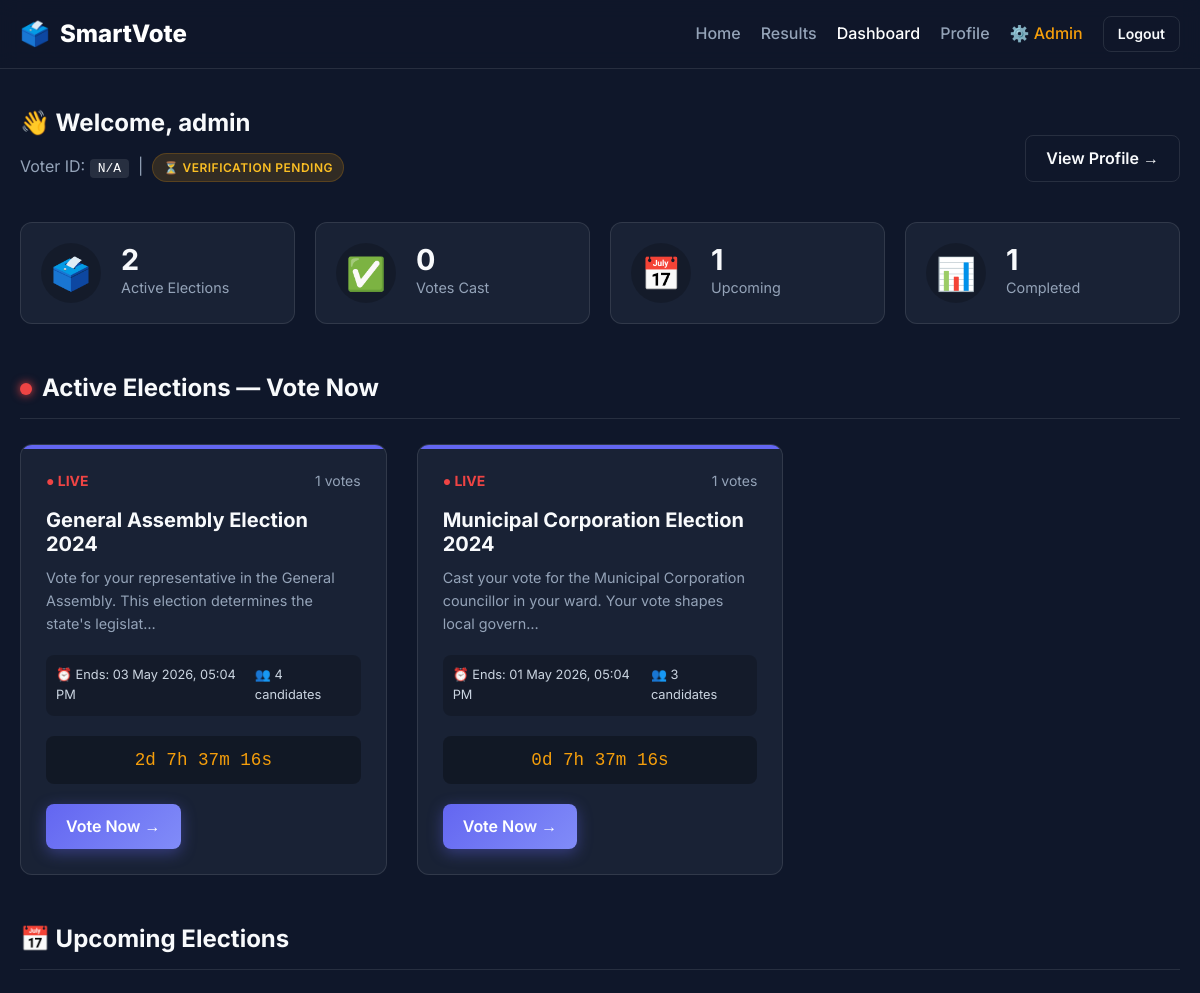
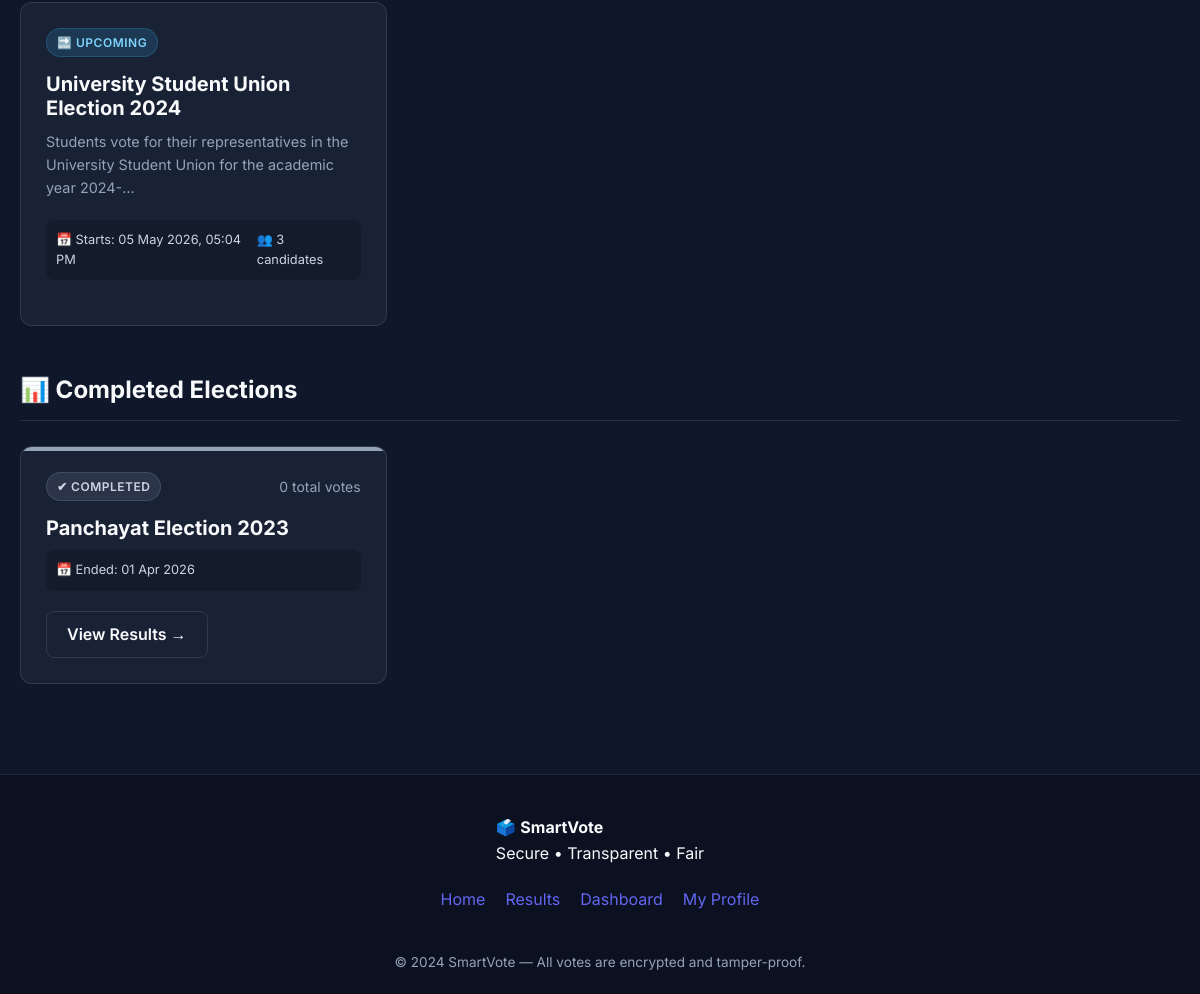
The page /dashboard/ (signed in) on the database its author committed (2 pictures, top to bottom).
### voting/models.py (models this page shows, shortened)
class Election(models.Model):
    title = models.CharField(max_length=200)
    description = models.TextField()
    start_date = models.DateTimeField()
    end_date = models.DateTimeField()
    is_active = models.BooleanField(default=True)
    show_results = models.BooleanField(default=False)
    created_by = models.ForeignKey(User, on_delete=models.SET_NULL, null=True, related_name='created_elections')
    created_at = models.DateTimeField(auto_now_add=True)
    banner = models.ImageField(upload_to='elections/', blank=True, null=True)
    @property
    def total_votes(self):
        return Vote.objects.filter(election=self).count()
    class Meta:
        ordering = ['-start_date']

### voting/views.py (the view)
# urls.py: path('dashboard/', views.dashboard, name='dashboard'),
@login_required
def dashboard(request):
    now = timezone.now()
    active_elections = Election.objects.filter(is_active=True, start_date__lte=now, end_date__gte=now)
    upcoming_elections = Election.objects.filter(is_active=True, start_date__gt=now)
    ended_elections = Election.objects.filter(end_date__lt=now)
    voted_election_ids = Vote.objects.filter(voter=request.user).values_list('election_id', flat=True)
    context = {
        'active_elections': active_elections,
        'upcoming_elections': upcoming_elections,
        'ended_elections': ended_elections,
        'voted_election_ids': list(voted_election_ids),
    }
    return render(request, 'dashboard.html', context)

### templates/dashboard.html (shortened to what this page needs)
{% extends 'base.html' %}
{% block content %}
<section class="dashboard-section">
  <div class="container">
    <div class="dashboard-header">
      <div>
        <h1>👋 Welcome, {{ user.voter_profile.full_name|default:user.username }}</h1>
        <p class="dashboard-sub">
          Voter ID: <span class="voter-id-badge">{{ user.voter_profile.voter_id|default:"N/A" }}</span>
          &nbsp;|&nbsp;
          {% if user.voter_profile.is_verified %}
            <span class="badge badge-success">✅ Verified Voter</span>
          {% else %}
            <span class="badge badge-warning">⏳ Verification Pending</span>
          {% endif %}
        </p>
      </div>
      <a href="{% url 'profile' %}" class="btn btn-outline">View Profile →</a>
    </div>
    <div class="summary-grid">
      <div class="summary-card">
        <div class="summary-icon">🗳️</div>
        <div class="summary-info">
          <span class="summary-num">{{ active_elections.count }}</span>
          <span class="summary-label">Active Elections</span>
        </div>
      </div>
      <div class="summary-card">
        <div class="summary-icon">✅</div>
        <div class="summary-info">
          <span class="summary-num">{{ voted_election_ids|length }}</span>
          <span class="summary-label">Votes Cast</span>
        </div>
      </div>
      <div class="summary-card">
        <div class="summary-icon">📅</div>
        <div class="summary-info">
          <span class="summary-num">{{ upcoming_elections.count }}</span>
          <span class="summary-label">Upcoming</span>
        </div>
      </div>
      <div class="summary-card">
        <div class="summary-icon">📊</div>
        <div class="summary-info">
          <span class="summary-num">{{ ended_elections.count }}</span>
          <span class="summary-label">Completed</span>
        </div>
      </div>
    </div>
    {% if active_elections %}
    <div class="dashboard-section-block">
      <h2 class="section-title"><span class="live-dot"></span> Active Elections — Vote Now</h2>
      <div class="elections-grid">
        {% for election in active_elections %}
        <div class="election-card {% if election.id in voted_election_ids %}voted{% endif %}">
          <div class="election-card-header">
            {% if election.id in voted_election_ids %}
              <span class="badge badge-success">✅ Voted</span>
            {% else %}
              <span class="election-live-badge">● LIVE</span>
            {% endif %}
            <span class="election-votes">{{ election.total_votes }} votes</span>
          </div>
          <h3>{{ election.title }}</h3>
          <p>{{ election.description|truncatechars:100 }}</p>
          <div class="election-meta">
            <span>⏰ Ends: {{ election.end_date|date:"d M Y, h:i A" }}</span>
            <span>👥 {{ election.candidates.count }} candidates</span>
          </div>
          <div class="countdown-timer" data-end="{{ election.end_date|date:'c' }}"></div>
          <div class="election-actions">
            {% if election.id in voted_election_ids %}
              <span class="btn btn-disabled">Already Voted</span>
              {% if election.show_results %}
                <a href="{% url 'results' election.id %}" class="btn btn-outline">View Results</a>
              {% endif %}
            {% else %}
              <a href="{% url 'election_detail' election.id %}" class="btn btn-primary">Vote Now →</a>
            {% endif %}
          </div>
        </div>
        {% endfor %}
      </div>
    </div>
    {% endif %}
    {% if upcoming_elections %}
    <div class="dashboard-section-block">
      <h2 class="section-title">📅 Upcoming Elections</h2>
      <div class="elections-grid">
        {% for election in upcoming_elections %}
        <div class="election-card upcoming">
          <div class="election-card-header">
            <span class="badge badge-info">🔜 Upcoming</span>
          </div>
          <h3>{{ election.title }}</h3>
          <p>{{ election.description|truncatechars:100 }}</p>
          <div class="election-meta">
            <span>📅 Starts: {{ election.start_date|date:"d M Y, h:i A" }}</span>
            <span>👥 {{ election.candidates.count }} candidates</span>
          </div>
        </div>
        {% endfor %}
      </div>
    </div>
    {% endif %}
    {% if ended_elections %}
    <div class="dashboard-section-block">
      <h2 class="section-title">📊 Completed Elections</h2>
      <div class="elections-grid">
        {% for election in ended_elections %}
        <div class="election-card ended">
          <div class="election-card-header">
            <span class="badge badge-secondary">✔ Completed</span>
            <span class="election-votes">{{ election.total_votes }} total votes</span>
          </div>
          <h3>{{ election.title }}</h3>
          <div class="election-meta">
            <span>📅 Ended: {{ election.end_date|date:"d M Y" }}</span>
          </div>
          <div class="election-actions">
            <a href="{% url 'results' election.id %}" class="btn btn-outline">View Results →</a>
          </div>
        </div>
        {% endfor %}
      </div>
    </div>
    {% endif %}
  </div>
</section>
{% endblock %}

### rows shown on the page
Election: shows "● LIVE", total_votes "1", title "General Assembly Election 2024", description "Vote for your representative in the General Assembly. This election determines the state's legislat…", end_date "03 May 2026, 05:04 PM", candidates.count "4", shows "Vote Now →"
Election: shows "● LIVE", total_votes "1", title "Municipal Corporation Election 2024", description "Cast your vote for the Municipal Corporation councillor in your ward. Your vote shapes local govern…", end_date "01 May 2026, 05:04 PM", candidates.count "3", shows "Vote Now →"
Election: title "University Student Union Election 2024", description "Students vote for their representatives in the University Student Union for the academic year 2024-…", start_date "05 May 2026, 05:04 PM", candidates.count "3"
Election: total_votes "0", title "Panchayat Election 2023", end_date "01 Apr 2026"

### other values the page prints
{{ user.voter_profile.full_name|default:user.username }} "admin"
{{ user.voter_profile.voter_id|default:"N/A" }} "N/A"
{{ active_elections.count }} "2"
{{ voted_election_ids|length }} "0"
{{ upcoming_elections.count }} "1"
{{ ended_elections.count }} "1"
